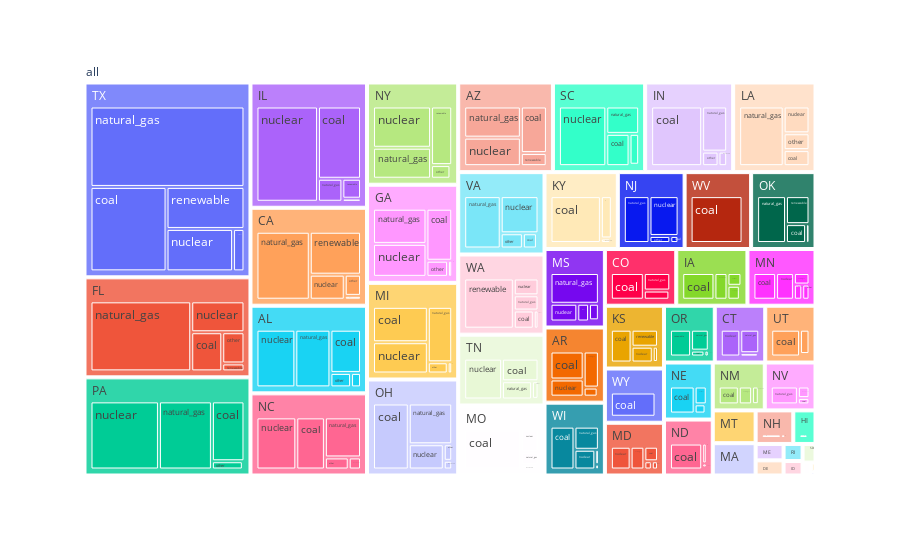

Notebook code cell kept with this figure:
### Code cell
fig = px.treemap(
    data_frame = state_2019_reduced_df.toPandas(),
    names = "fuel_type",
    values = "consumption",
    path = ["all", "state", "fuel_type"]
)
fig.show()

### Figure 1 — Plotly figure (JSON) as saved in the notebook; plotly's stock layout.template omitted (floating-point values rounded to 4 significant figures; data arrays with more than 128 entries replaced by an {"elided": "..."} marker saying what was removed)
{"data": [{"branchvalues": "total", "domain": {"x": [0, 1], "y": [0, 1]}, "hovertemplate": "labels=%{label}<br>consumption=%{value}<br>parent=%{parent}<br>id=%{id}<extra></extra>", "ids": {"elided": "277 str values"}, "labels": {"elided": "277 str values"}, "name": "", "parents": {"elided": "277 str values"}, "type": "treemap", "values": {"elided": "277 int values"}}], "layout": {"autosize": true, "legend": {"tracegroupgap": 0}, "margin": {"t": 60}}}
